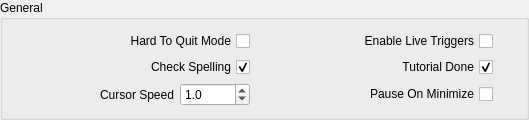
                 <widget class="QGroupBox" name="gBx_GameGeneral">
                  <property name="title">
                   <string>General</string>
                  </property>
                  <layout class="QGridLayout" name="gridLayout_49">
                   <item row="1" column="5">
                    <widget class="QPushButton" name="Btn_TutorialDone_Reset">
                     <property name="maximumSize">
                      <size>
                       <width>16</width>
                       <height>16</height>
                      </size>
                     </property>
                     <property name="text">
                      <string/>
                     </property>
                     <property name="icon">
                      <iconset resource="resources.qrc">
                       <normaloff>:/Images/Reset_Icon_16px</normaloff>:/Images/Reset_Icon_16px</iconset>
                     </property>
                     <property name="flat">
                      <bool>true</bool>
                     </property>
                    </widget>
                   </item>
                   <item row="1" column="2">
                    <widget class="QPushButton" name="Btn_CheckSpelling_Reset">
                     <property name="maximumSize">
                      <size>
                       <width>16</width>
                       <height>16</height>
                      </size>
                     </property>
                     <property name="text">
                      <string/>
                     </property>
                     <property name="icon">
                      <iconset resource="resources.qrc">
                       <normaloff>:/Images/Reset_Icon_16px</normaloff>:/Images/Reset_Icon_16px</iconset>
                     </property>
                     <property name="flat">
                      <bool>true</bool>
                     </property>
                    </widget>
                   </item>
                   <item row="0" column="3">
                    <spacer name="hSp_EnableLiveTriggers">
                     <property name="orientation">
                      <enum>Qt::Horizontal</enum>
                     </property>
                     <property name="sizeHint" stdset="0">
                      <size>
                       <width>40</width>
                       <height>20</height>
                      </size>
                     </property>
                    </spacer>
                   </item>
                   <item row="0" column="1">
                    <widget class="QCheckBox" name="cBx_HardToQuitMode">
                     <property name="minimumSize">
                      <size>
                       <width>196</width>
                       <height>0</height>
                      </size>
                     </property>
                     <property name="layoutDirection">
                      <enum>Qt::RightToLeft</enum>
                     </property>
                     <property name="text">
                      <string>Hard To Quit Mode</string>
                     </property>
                    </widget>
                   </item>
                   <item row="2" column="1">
                    <widget class="QFrame" name="fr_CursorSpeed">
                     <property name="frameShape">
                      <enum>QFrame::NoFrame</enum>
                     </property>
                     <property name="frameShadow">
                      <enum>QFrame::Raised</enum>
                     </property>
                     <layout class="QGridLayout" name="gridLayout_21">
                      <property name="leftMargin">
                       <number>0</number>
                      </property>
                      <property name="topMargin">
                       <number>0</number>
                      </property>
                      <property name="rightMargin">
                       <number>0</number>
                      </property>
                      <property name="bottomMargin">
                       <number>0</number>
                      </property>
                      <item row="6" column="0">
                       <widget class="QLabel" name="lbl_CursorSpeed">
                        <property name="text">
                         <string>Cursor Speed</string>
                        </property>
                        <property name="alignment">
                         <set>Qt::AlignRight|Qt::AlignTrailing|Qt::AlignVCenter</set>
                        </property>
                       </widget>
                      </item>
                      <item row="6" column="3">
                       <widget class="QDoubleSpinBox" name="dSBx_CursorSpeed">
                        <property name="maximumSize">
                         <size>
                          <width>70</width>
                          <height>16777215</height>
                         </size>
                        </property>
                        <property name="focusPolicy">
                         <enum>Qt::StrongFocus</enum>
                        </property>
                        <property name="locale">
                         <locale language="English" country="UnitedKingdom"/>
                        </property>
                        <property name="decimals">
                         <number>1</number>
                        </property>
                        <property name="maximum">
                         <double>10.000000000000000</double>
                        </property>
                        <property name="value">
                         <double>1.000000000000000</double>
                        </property>
                       </widget>
                      </item>
                     </layout>
                    </widget>
                   </item>
                   <item row="2" column="2">
                    <widget class="QPushButton" name="Btn_CursorSpeed_Reset">
                     <property name="maximumSize">
                      <size>
                       <width>16</width>
                       <height>16</height>
                      </size>
                     </property>
                     <property name="text">
                      <string/>
                     </property>
                     <property name="icon">
                      <iconset resource="resources.qrc">
                       <normaloff>:/Images/Reset_Icon_16px</normaloff>:/Images/Reset_Icon_16px</iconset>
                     </property>
                     <property name="flat">
                      <bool>true</bool>
                     </property>
                    </widget>
                   </item>
                   <item row="0" column="5">
                    <widget class="QPushButton" name="Btn_EnableLiveTriggers_Reset">
                     <property name="maximumSize">
                      <size>
                       <width>16</width>
                       <height>16</height>
                      </size>
                     </property>
                     <property name="text">
                      <string/>
                     </property>
                     <property name="icon">
                      <iconset resource="resources.qrc">
                       <normaloff>:/Images/Reset_Icon_16px</normaloff>:/Images/Reset_Icon_16px</iconset>
                     </property>
                     <property name="flat">
                      <bool>true</bool>
                     </property>
                    </widget>
                   </item>
                   <item row="0" column="0">
                    <spacer name="hSp_HardToQuitMode">
                     <property name="orientation">
                      <enum>Qt::Horizontal</enum>
                     </property>
                     <property name="sizeHint" stdset="0">
                      <size>
                       <width>40</width>
                       <height>20</height>
                      </size>
                     </property>
                    </spacer>
                   </item>
                   <item row="2" column="5">
                    <widget class="QPushButton" name="Btn_PauseOneMinimize_Reset">
                     <property name="maximumSize">
                      <size>
                       <width>16</width>
                       <height>16</height>
                      </size>
                     </property>
                     <property name="text">
                      <string/>
                     </property>
                     <property name="icon">
                      <iconset resource="resources.qrc">
                       <normaloff>:/Images/Reset_Icon_16px</normaloff>:/Images/Reset_Icon_16px</iconset>
                     </property>
                     <property name="flat">
                      <bool>true</bool>
                     </property>
                    </widget>
                   </item>
                   <item row="1" column="1">
                    <widget class="QCheckBox" name="lbl_CheckSpelling">
                     <property name="layoutDirection">
                      <enum>Qt::RightToLeft</enum>
                     </property>
                     <property name="text">
                      <string>Check Spelling</string>
                     </property>
                     <property name="checked">
                      <bool>true</bool>
                     </property>
                    </widget>
                   </item>
                   <item row="2" column="4">
                    <widget class="QCheckBox" name="cBx_PauseOneMinimize">
                     <property name="layoutDirection">
                      <enum>Qt::RightToLeft</enum>
                     </property>
                     <property name="text">
                      <string>Pause On Minimize</string>
                     </property>
                    </widget>
                   </item>
                   <item row="2" column="0">
                    <spacer name="hSp_CursorSpeed">
                     <property name="orientation">
                      <enum>Qt::Horizontal</enum>
                     </property>
                     <property name="sizeHint" stdset="0">
                      <size>
                       <width>40</width>
                       <height>20</height>
                      </size>
                     </property>
                    </spacer>
                   </item>
                   <item row="2" column="3">
                    <spacer name="hSp_PauseOneMinimize_2">
                     <property name="orientation">
                      <enum>Qt::Horizontal</enum>
                     </property>
                     <property name="sizeHint" stdset="0">
                      <size>
                       <width>40</width>
                       <height>20</height>
                      </size>
                     </property>
                    </spacer>
                   </item>
                   <item row="1" column="0">
                    <spacer name="hSp_CheckSpelling">
                     <property name="orientation">
                      <enum>Qt::Horizontal</enum>
                     </property>
                     <property name="sizeHint" stdset="0">
                      <size>
                       <width>40</width>
                       <height>20</height>
                      </size>
                     </property>
                    </spacer>
                   </item>
                   <item row="0" column="4">
                    <widget class="QCheckBox" name="cBx_EnableLiveTriggers">
                     <property name="minimumSize">
                      <size>
                       <width>175</width>
                       <height>0</height>
                      </size>
                     </property>
                     <property name="layoutDirection">
                      <enum>Qt::RightToLeft</enum>
                     </property>
                     <property name="text">
                      <string>Enable Live Triggers</string>
                     </property>
                    </widget>
                   </item>
                   <item row="1" column="4">
                    <widget class="QCheckBox" name="cBx_TutorialDone">
                     <property name="layoutDirection">
                      <enum>Qt::RightToLeft</enum>
                     </property>
                     <property name="text">
                      <string>Tutorial Done</string>
                     </property>
                     <property name="checked">
                      <bool>true</bool>
                     </property>
                    </widget>
                   </item>
                   <item row="1" column="3">
                    <spacer name="hSp_TutorialDone">
                     <property name="orientation">
                      <enum>Qt::Horizontal</enum>
                     </property>
                     <property name="sizeHint" stdset="0">
                      <size>
                       <width>40</width>
                       <height>20</height>
                      </size>
                     </property>
                    </spacer>
                   </item>
                   <item row="0" column="2">
                    <widget class="QPushButton" name="Btn_HardToQuitMode_Reset">
                     <property name="maximumSize">
                      <size>
                       <width>16</width>
                       <height>16</height>
                      </size>
                     </property>
                     <property name="text">
                      <string/>
                     </property>
                     <property name="icon">
                      <iconset resource="resources.qrc">
                       <normaloff>:/Images/Reset_Icon_16px</normaloff>:/Images/Reset_Icon_16px</iconset>
                     </property>
                     <property name="flat">
                      <bool>true</bool>
                     </property>
                    </widget>
                   </item>
                  </layout>
                 </widget>
